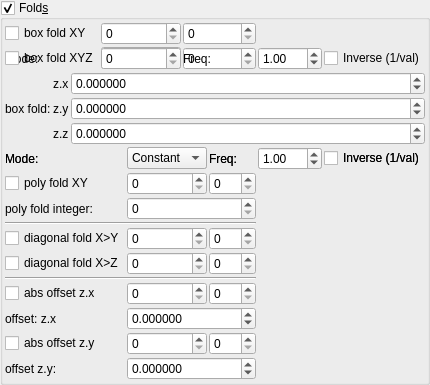
    <widget class="MyGroupBox" name="groupCheck_transf_function_enabled_false">
     <property name="toolTip">
      <string/>
     </property>
     <property name="title">
      <string>Fold&amp;s</string>
     </property>
     <property name="checkable">
      <bool>true</bool>
     </property>
     <layout class="QVBoxLayout" name="verticalLayout_33" stretch="0,0,0">
      <property name="spacing">
       <number>2</number>
      </property>
      <property name="leftMargin">
       <number>2</number>
      </property>
      <property name="topMargin">
       <number>2</number>
      </property>
      <property name="rightMargin">
       <number>2</number>
      </property>
      <property name="bottomMargin">
       <number>2</number>
      </property>
      <item>
       <layout class="QGridLayout" name="gridLayout_15" rowstretch="0,0" columnstretch="0,1,1">
        <property name="spacing">
         <number>2</number>
        </property>
        <item row="1" column="2">
         <widget class="MySpinBox" name="spinboxInt_transf_stop_iterations_B">
          <property name="enabled">
           <bool>true</bool>
          </property>
          <property name="sizePolicy">
           <sizepolicy hsizetype="Minimum" vsizetype="Maximum">
            <horstretch>0</horstretch>
            <verstretch>0</verstretch>
           </sizepolicy>
          </property>
          <property name="maximum">
           <number>999</number>
          </property>
         </widget>
        </item>
      <item row="1" column="0">
       <widget class="QLabel"><property name="text"><string>Mode:</string></property></widget>
      </item>
      <item row="1" column="1">
       <widget class="MyComboBox" name="comboBox_transf_multiplier_value_mode_1">
        <item><property name="text"><string notr="true">Constant</string></property></item>
        <item><property name="text"><string notr="true">Sine</string></property></item>
        <item><property name="text"><string notr="true">Ramp</string></property></item>
       </widget>
      </item>
      <item row="1" column="2">
       <widget class="QLabel"><property name="text"><string>Freq:</string></property></widget>
      </item>
      <item row="1" column="3">
       <widget class="MyDoubleSpinBox" name="spinbox_transf_multiplier_frequency_1">
        <property name="minimum"><double>0.01</double></property><property name="maximum"><double>100.0</double></property>
        <property name="singleStep"><double>0.1</double></property><property name="value"><double>1.0</double></property>
       </widget>
      </item>
      <item row="1" column="4" colspan="2">
       <widget class="MyCheckBox" name="checkBox_transf_multiplier_inverse_1">
        <property name="text"><string>Inverse (1/val)</string></property>
       </widget>
      </item>
        <item row="1" column="1">
         <widget class="MySpinBox" name="spinboxInt_transf_start_iterations_B">
          <property name="enabled">
           <bool>true</bool>
          </property>
          <property name="sizePolicy">
           <sizepolicy hsizetype="Minimum" vsizetype="Maximum">
            <horstretch>0</horstretch>
            <verstretch>0</verstretch>
           </sizepolicy>
          </property>
          <property name="maximum">
           <number>999</number>
          </property>
         </widget>
        </item>
        <item row="0" column="1">
         <widget class="MySpinBox" name="spinboxInt_transf_start_iterations_A">
          <property name="enabled">
           <bool>true</bool>
          </property>
          <property name="sizePolicy">
           <sizepolicy hsizetype="Minimum" vsizetype="Maximum">
            <horstretch>0</horstretch>
            <verstretch>0</verstretch>
           </sizepolicy>
          </property>
          <property name="maximum">
           <number>999</number>
          </property>
         </widget>
        </item>
        <item row="1" column="0">
         <widget class="MyCheckBox" name="checkBox_transf_function_enabledBy_false">
          <property name="text">
           <string notr="true">box fold XYZ</string>
          </property>
         </widget>
        </item>
        <item row="0" column="0">
         <widget class="MyCheckBox" name="checkBox_transf_function_enabledBx_false">
          <property name="text">
           <string notr="true">box fold XY</string>
          </property>
         </widget>
        </item>
        <item row="0" column="2">
         <widget class="MySpinBox" name="spinboxInt_transf_stop_iterations_A">
          <property name="enabled">
           <bool>true</bool>
          </property>
          <property name="sizePolicy">
           <sizepolicy hsizetype="Minimum" vsizetype="Maximum">
            <horstretch>0</horstretch>
            <verstretch>0</verstretch>
           </sizepolicy>
          </property>
          <property name="maximum">
           <number>999</number>
          </property>
         </widget>
        </item>
       </layout>
      </item>
      <item>
       <layout class="QGridLayout" name="gridLayout_16" columnstretch="0,0,1">
        <property name="spacing">
         <number>2</number>
        </property>
        <item row="2" column="1">
         <widget class="QLabel" name="label_131">
          <property name="text">
           <string notr="true">z.z</string>
          </property>
         </widget>
        </item>
        <item row="1" column="1">
         <widget class="QLabel" name="label_130">
          <property name="text">
           <string notr="true">z.y</string>
          </property>
         </widget>
        </item>
        <item row="0" column="1">
         <widget class="QLabel" name="label_132">
          <property name="text">
           <string notr="true">z.x</string>
          </property>
         </widget>
        </item>
        <item row="1" column="0">
         <widget class="QLabel" name="label_108">
          <property name="text">
           <string>box fold:</string>
          </property>
         </widget>
        </item>
        <item row="0" column="2">
         <widget class="MyDoubleSpinBox" name="spinbox3_transf_addition_constant_111_x">
          <property name="sizePolicy">
           <sizepolicy hsizetype="Minimum" vsizetype="Maximum">
            <horstretch>0</horstretch>
            <verstretch>0</verstretch>
           </sizepolicy>
          </property>
          <property name="prefix">
           <string/>
          </property>
          <property name="suffix">
           <string/>
          </property>
          <property name="decimals">
           <number>6</number>
          </property>
          <property name="minimum">
           <double>-99.989999999999995</double>
          </property>
          <property name="maximum">
           <double>99.989999999999995</double>
          </property>
          <property name="singleStep">
           <double>0.100000000000000</double>
          </property>
         </widget>
        </item>
        <item row="1" column="2">
         <widget class="MyDoubleSpinBox" name="spinbox3_transf_addition_constant_111_y">
          <property name="sizePolicy">
           <sizepolicy hsizetype="Minimum" vsizetype="Maximum">
            <horstretch>0</horstretch>
            <verstretch>0</verstretch>
           </sizepolicy>
          </property>
          <property name="prefix">
           <string/>
          </property>
          <property name="suffix">
           <string/>
          </property>
          <property name="decimals">
           <number>6</number>
          </property>
          <property name="minimum">
           <double>-99.989999999999995</double>
          </property>
          <property name="maximum">
           <double>99.989999999999995</double>
          </property>
          <property name="singleStep">
           <double>0.100000000000000</double>
          </property>
         </widget>
        </item>
        <item row="2" column="2">
         <widget class="MyDoubleSpinBox" name="spinbox3_transf_addition_constant_111_z">
          <property name="sizePolicy">
           <sizepolicy hsizetype="Minimum" vsizetype="Maximum">
            <horstretch>0</horstretch>
            <verstretch>0</verstretch>
           </sizepolicy>
          </property>
          <property name="prefix">
           <string/>
          </property>
          <property name="suffix">
           <string/>
          </property>
          <property name="decimals">
           <number>6</number>
          </property>
          <property name="minimum">
           <double>-99.989999999999995</double>
          </property>
          <property name="maximum">
           <double>99.989999999999995</double>
          </property>
          <property name="singleStep">
           <double>0.100000000000000</double>
          </property>
         </widget>
        </item>
       </layout>
      </item>
      <item>
       <layout class="QGridLayout" name="gridLayout_10" columnstretch="0,1,1">
        <property name="spacing">
         <number>2</number>
        </property>
        <item row="5" column="2">
         <widget class="MySpinBox" name="spinboxInt_transf_stop_iterations_Cx">
          <property name="enabled">
           <bool>true</bool>
          </property>
          <property name="sizePolicy">
           <sizepolicy hsizetype="Minimum" vsizetype="Maximum">
            <horstretch>0</horstretch>
            <verstretch>0</verstretch>
           </sizepolicy>
          </property>
          <property name="maximum">
           <number>999</number>
          </property>
         </widget>
        </item>
      <item row="1" column="0">
       <widget class="QLabel"><property name="text"><string>Mode:</string></property></widget>
      </item>
      <item row="1" column="1">
       <widget class="MyComboBox" name="comboBox_transf_multiplier_value_mode_2">
        <item><property name="text"><string notr="true">Constant</string></property></item>
        <item><property name="text"><string notr="true">Sine</string></property></item>
        <item><property name="text"><string notr="true">Ramp</string></property></item>
       </widget>
      </item>
      <item row="1" column="2">
       <widget class="QLabel"><property name="text"><string>Freq:</string></property></widget>
      </item>
      <item row="1" column="3">
       <widget class="MyDoubleSpinBox" name="spinbox_transf_multiplier_frequency_2">
        <property name="minimum"><double>0.01</double></property><property name="maximum"><double>100.0</double></property>
        <property name="singleStep"><double>0.1</double></property><property name="value"><double>1.0</double></property>
       </widget>
      </item>
      <item row="1" column="4" colspan="2">
       <widget class="MyCheckBox" name="checkBox_transf_multiplier_inverse_2">
        <property name="text"><string>Inverse (1/val)</string></property>
       </widget>
      </item>
        <item row="6" column="1">
         <widget class="MySpinBox" name="spinboxInt_transf_start_iterations_Cy">
          <property name="enabled">
           <bool>true</bool>
          </property>
          <property name="sizePolicy">
           <sizepolicy hsizetype="Minimum" vsizetype="Maximum">
            <horstretch>0</horstretch>
            <verstretch>0</verstretch>
           </sizepolicy>
          </property>
          <property name="maximum">
           <number>999</number>
          </property>
         </widget>
        </item>
        <item row="10" column="2">
         <widget class="MySpinBox" name="spinboxInt_transf_stop_iterations_D">
          <property name="enabled">
           <bool>true</bool>
          </property>
          <property name="sizePolicy">
           <sizepolicy hsizetype="Minimum" vsizetype="Maximum">
            <horstretch>0</horstretch>
            <verstretch>0</verstretch>
           </sizepolicy>
          </property>
          <property name="maximum">
           <number>999</number>
          </property>
         </widget>
        </item>
      <item row="1" column="0">
       <widget class="QLabel"><property name="text"><string>Mode:</string></property></widget>
      </item>
      <item row="1" column="1">
       <widget class="MyComboBox" name="comboBox_transf_multiplier_value_mode_3">
        <item><property name="text"><string notr="true">Constant</string></property></item>
        <item><property name="text"><string notr="true">Sine</string></property></item>
        <item><property name="text"><string notr="true">Ramp</string></property></item>
       </widget>
      </item>
      <item row="1" column="2">
       <widget class="QLabel"><property name="text"><string>Freq:</string></property></widget>
      </item>
      <item row="1" column="3">
       <widget class="MyDoubleSpinBox" name="spinbox_transf_multiplier_frequency_3">
        <property name="minimum"><double>0.01</double></property><property name="maximum"><double>100.0</double></property>
        <property name="singleStep"><double>0.1</double></property><property name="value"><double>1.0</double></property>
       </widget>
      </item>
      <item row="1" column="4" colspan="2">
       <widget class="MyCheckBox" name="checkBox_transf_multiplier_inverse_3">
        <property name="text"><string>Inverse (1/val)</string></property>
       </widget>
      </item>
        <item row="3" column="0">
         <widget class="QLabel" name="label_45">
          <property name="text">
           <string>poly fold integer:</string>
          </property>
         </widget>
        </item>
        <item row="3" column="1" colspan="2">
         <widget class="MySpinBox" name="spinboxInt_transf_int_6">
          <property name="enabled">
           <bool>true</bool>
          </property>
          <property name="sizePolicy">
           <sizepolicy hsizetype="Minimum" vsizetype="Maximum">
            <horstretch>0</horstretch>
            <verstretch>0</verstretch>
           </sizepolicy>
          </property>
          <property name="maximum">
           <number>999</number>
          </property>
         </widget>
        </item>
        <item row="2" column="2">
         <widget class="MySpinBox" name="spinboxInt_transf_stop_iterations_P">
          <property name="enabled">
           <bool>true</bool>
          </property>
          <property name="sizePolicy">
           <sizepolicy hsizetype="Minimum" vsizetype="Maximum">
            <horstretch>0</horstretch>
            <verstretch>0</verstretch>
           </sizepolicy>
          </property>
          <property name="maximum">
           <number>999</number>
          </property>
         </widget>
        </item>
        <item row="2" column="0">
         <widget class="MyCheckBox" name="checkBox_transf_function_enabledP_false">
          <property name="font">
           <font>
            <weight>50</weight>
            <bold>false</bold>
           </font>
          </property>
          <property name="text">
           <string>poly fold XY</string>
          </property>
         </widget>
        </item>
        <item row="6" column="2">
         <widget class="MySpinBox" name="spinboxInt_transf_stop_iterations_Cy">
          <property name="enabled">
           <bool>true</bool>
          </property>
          <property name="sizePolicy">
           <sizepolicy hsizetype="Minimum" vsizetype="Maximum">
            <horstretch>0</horstretch>
            <verstretch>0</verstretch>
           </sizepolicy>
          </property>
          <property name="maximum">
           <number>999</number>
          </property>
         </widget>
        </item>
        <item row="5" column="1">
         <widget class="MySpinBox" name="spinboxInt_transf_start_iterations_Cx">
          <property name="enabled">
           <bool>true</bool>
          </property>
          <property name="sizePolicy">
           <sizepolicy hsizetype="Minimum" vsizetype="Maximum">
            <horstretch>0</horstretch>
            <verstretch>0</verstretch>
           </sizepolicy>
          </property>
          <property name="maximum">
           <number>999</number>
          </property>
         </widget>
        </item>
        <item row="4" column="0" colspan="3">
         <widget class="Line" name="line_4">
          <property name="orientation">
           <enum>Qt::Horizontal</enum>
          </property>
         </widget>
        </item>
        <item row="6" column="0">
         <widget class="MyCheckBox" name="checkBox_transf_function_enabledCy_false">
          <property name="text">
           <string notr="true">diagonal fold X&gt;Z</string>
          </property>
         </widget>
        </item>
        <item row="2" column="1">
         <widget class="MySpinBox" name="spinboxInt_transf_start_iterations_P">
          <property name="enabled">
           <bool>true</bool>
          </property>
          <property name="sizePolicy">
           <sizepolicy hsizetype="Minimum" vsizetype="Maximum">
            <horstretch>0</horstretch>
            <verstretch>0</verstretch>
           </sizepolicy>
          </property>
          <property name="maximum">
           <number>999</number>
          </property>
         </widget>
        </item>
        <item row="5" column="0">
         <widget class="MyCheckBox" name="checkBox_transf_function_enabledCx_false">
          <property name="text">
           <string notr="true">diagonal fold X&gt;Y</string>
          </property>
         </widget>
        </item>
        <item row="8" column="2">
         <widget class="MySpinBox" name="spinboxInt_transf_stop_iterations_C">
          <property name="enabled">
           <bool>true</bool>
          </property>
          <property name="sizePolicy">
           <sizepolicy hsizetype="Minimum" vsizetype="Maximum">
            <horstretch>0</horstretch>
            <verstretch>0</verstretch>
           </sizepolicy>
          </property>
          <property name="maximum">
           <number>999</number>
          </property>
         </widget>
        </item>
        <item row="11" column="0">
         <widget class="QLabel" name="label_38">
          <property name="text">
           <string>offset z.y:</string>
          </property>
         </widget>
        </item>
        <item row="8" column="0">
         <widget class="MyCheckBox" name="checkBox_transf_function_enabledC_false">
          <property name="text">
           <string notr="true">abs offset z.x</string>
          </property>
         </widget>
        </item>
        <item row="10" column="0">
         <widget class="MyCheckBox" name="checkBox_transf_function_enabledD_false">
          <property name="enabled">
           <bool>true</bool>
          </property>
          <property name="text">
           <string notr="true">abs offset z.y</string>
          </property>
         </widget>
        </item>
        <item row="10" column="1">
         <widget class="MySpinBox" name="spinboxInt_transf_start_iterations_D">
          <property name="enabled">
           <bool>true</bool>
          </property>
          <property name="sizePolicy">
           <sizepolicy hsizetype="Minimum" vsizetype="Maximum">
            <horstretch>0</horstretch>
            <verstretch>0</verstretch>
           </sizepolicy>
          </property>
          <property name="maximum">
           <number>999</number>
          </property>
         </widget>
        </item>
        <item row="11" column="1" colspan="2">
         <widget class="MyDoubleSpinBox" name="spinbox_transf_offsetD_0">
          <property name="enabled">
           <bool>true</bool>
          </property>
          <property name="sizePolicy">
           <sizepolicy hsizetype="Minimum" vsizetype="Maximum">
            <horstretch>0</horstretch>
            <verstretch>0</verstretch>
           </sizepolicy>
          </property>
          <property name="prefix">
           <string/>
          </property>
          <property name="suffix">
           <string/>
          </property>
          <property name="decimals">
           <number>6</number>
          </property>
          <property name="minimum">
           <double>-99.989999999999995</double>
          </property>
          <property name="maximum">
           <double>99.989999999999995</double>
          </property>
          <property name="singleStep">
           <double>0.100000000000000</double>
          </property>
         </widget>
        </item>
        <item row="7" column="0" colspan="3">
         <widget class="Line" name="line">
          <property name="orientation">
           <enum>Qt::Horizontal</enum>
          </property>
         </widget>
        </item>
        <item row="9" column="1" colspan="2">
         <widget class="MyDoubleSpinBox" name="spinbox_transf_offsetC_0">
          <property name="enabled">
           <bool>true</bool>
          </property>
          <property name="sizePolicy">
           <sizepolicy hsizetype="Minimum" vsizetype="Maximum">
            <horstretch>0</horstretch>
            <verstretch>0</verstretch>
           </sizepolicy>
          </property>
          <property name="prefix">
           <string/>
          </property>
          <property name="suffix">
           <string/>
          </property>
          <property name="decimals">
           <number>6</number>
          </property>
          <property name="minimum">
           <double>-99.989999999999995</double>
          </property>
          <property name="maximum">
           <double>99.989999999999995</double>
          </property>
          <property name="singleStep">
           <double>0.100000000000000</double>
          </property>
         </widget>
        </item>
        <item row="9" column="0">
         <widget class="QLabel" name="label_43">
          <property name="text">
           <string>offset: z.x</string>
          </property>
         </widget>
        </item>
        <item row="8" column="1">
         <widget class="MySpinBox" name="spinboxInt_transf_start_iterations_C">
          <property name="enabled">
           <bool>true</bool>
          </property>
          <property name="sizePolicy">
           <sizepolicy hsizetype="Minimum" vsizetype="Maximum">
            <horstretch>0</horstretch>
            <verstretch>0</verstretch>
           </sizepolicy>
          </property>
          <property name="maximum">
           <number>999</number>
          </property>
         </widget>
        </item>
       </layout>
      </item>
     </layout>
    </widget>
